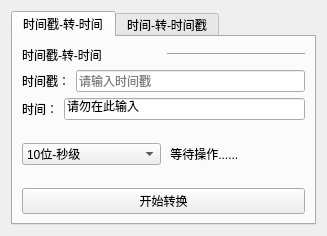
<?xml version="1.0" encoding="UTF-8"?>
<ui version="4.0">
 <class>Form</class>
 <widget class="QWidget" name="Form">
  <property name="geometry">
   <rect>
    <x>0</x>
    <y>0</y>
    <width>327</width>
    <height>227</height>
   </rect>
  </property>
  <property name="windowTitle">
   <string>时间戳转换器</string>
  </property>
  <layout class="QVBoxLayout" name="verticalLayout_4">
   <item>
    <widget class="QTabWidget" name="tabWidget">
     <property name="currentIndex">
      <number>0</number>
     </property>
     <widget class="QWidget" name="tab">
      <attribute name="title">
       <string>时间戳-转-时间</string>
      </attribute>
      <layout class="QVBoxLayout" name="verticalLayout">
       <item>
        <layout class="QHBoxLayout" name="horizontalLayout_3">
         <item>
          <widget class="QLabel" name="label">
           <property name="text">
            <string>时间戳-转-时间</string>
           </property>
          </widget>
         </item>
         <item>
          <widget class="Line" name="line">
           <property name="orientation">
            <enum>Qt::Horizontal</enum>
           </property>
          </widget>
         </item>
        </layout>
       </item>
       <item>
        <layout class="QHBoxLayout" name="horizontalLayout">
         <item>
          <widget class="QLabel" name="label_2">
           <property name="text">
            <string>时间戳：</string>
           </property>
          </widget>
         </item>
         <item>
          <widget class="QLineEdit" name="lineEdit">
           <property name="inputMask">
            <string/>
           </property>
           <property name="placeholderText">
            <string>请输入时间戳</string>
           </property>
          </widget>
         </item>
        </layout>
       </item>
       <item>
        <layout class="QGridLayout" name="gridLayout">
         <item row="0" column="0">
          <widget class="QLabel" name="label_3">
           <property name="text">
            <string>时间：</string>
           </property>
          </widget>
         </item>
         <item row="0" column="1">
          <widget class="QLineEdit" name="lineEdit_2">
           <property name="text">
            <string>请勿在此输入</string>
           </property>
          </widget>
         </item>
        </layout>
       </item>
       <item>
        <layout class="QHBoxLayout" name="horizontalLayout_2">
         <item>
          <widget class="QComboBox" name="comboBox">
           <item>
            <property name="text">
             <string>10位-秒级</string>
            </property>
           </item>
           <item>
            <property name="text">
             <string>13位-毫秒级</string>
            </property>
           </item>
          </widget>
         </item>
         <item>
          <widget class="QLabel" name="label_10">
           <property name="text">
            <string> 等待操作......</string>
           </property>
          </widget>
         </item>
        </layout>
       </item>
       <item>
        <widget class="QPushButton" name="c_t_zhuan">
         <property name="text">
          <string>开始转换</string>
         </property>
        </widget>
       </item>
      </layout>
     </widget>
     <widget class="QWidget" name="tab_3">
      <attribute name="title">
       <string>时间-转-时间戳</string>
      </attribute>
      <layout class="QVBoxLayout" name="verticalLayout_2">
       <item>
        <layout class="QHBoxLayout" name="horizontalLayout_4">
         <item>
          <widget class="QLabel" name="label_7">
           <property name="text">
            <string>时间-转-时间戳</string>
           </property>
          </widget>
         </item>
         <item>
          <widget class="Line" name="line_2">
           <property name="orientation">
            <enum>Qt::Horizontal</enum>
           </property>
          </widget>
         </item>
        </layout>
       </item>
       <item>
        <layout class="QHBoxLayout" name="horizontalLayout_5">
         <item>
          <widget class="QLabel" name="label_9">
           <property name="text">
            <string>时间：</string>
           </property>
          </widget>
         </item>
         <item>
          <widget class="QLineEdit" name="lineEdit_5">
           <property name="inputMask">
            <string/>
           </property>
           <property name="placeholderText">
            <string>例如：2023-01-01 00:30:00</string>
           </property>
          </widget>
         </item>
        </layout>
       </item>
       <item>
        <layout class="QHBoxLayout" name="horizontalLayout_6">
         <item>
          <widget class="QLabel" name="label_8">
           <property name="text">
            <string>时间戳：</string>
           </property>
          </widget>
         </item>
         <item>
          <widget class="QLineEdit" name="lineEdit_6">
           <property name="text">
            <string>请勿在此输入</string>
           </property>
          </widget>
         </item>
        </layout>
       </item>
       <item>
        <layout class="QHBoxLayout" name="horizontalLayout_7">
         <item>
          <widget class="QComboBox" name="comboBox_2">
           <item>
            <property name="text">
             <string>10位-秒级</string>
            </property>
           </item>
           <item>
            <property name="text">
             <string>13位-毫秒级</string>
            </property>
           </item>
          </widget>
         </item>
         <item>
          <widget class="QLabel" name="label_11">
           <property name="text">
            <string> 等待操作......</string>
           </property>
          </widget>
         </item>
        </layout>
       </item>
       <item>
        <widget class="QPushButton" name="t_c_zhuan">
         <property name="text">
          <string>开始转换</string>
         </property>
        </widget>
       </item>
       <item>
        <widget class="QPushButton" name="pushButton_3">
         <property name="text">
          <string>将当前时间转换为时间戳（再次点击刷新）</string>
         </property>
        </widget>
       </item>
      </layout>
     </widget>
    </widget>
   </item>
  </layout>
 </widget>
 <resources/>
 <connections/>
</ui>
